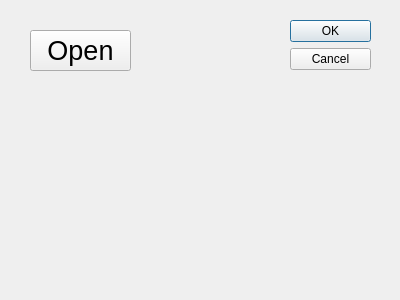
<?xml version="1.0" encoding="UTF-8"?>
<ui version="4.0">
 <class>Dialog</class>
 <widget class="QDialog" name="Dialog">
  <property name="geometry">
   <rect>
    <x>0</x>
    <y>0</y>
    <width>400</width>
    <height>300</height>
   </rect>
  </property>
  <property name="windowTitle">
   <string>Dialog</string>
  </property>
  <widget class="QDialogButtonBox" name="buttonBox">
   <property name="geometry">
    <rect>
     <x>290</x>
     <y>20</y>
     <width>81</width>
     <height>241</height>
    </rect>
   </property>
   <property name="orientation">
    <enum>Qt::Vertical</enum>
   </property>
   <property name="standardButtons">
    <set>QDialogButtonBox::Cancel|QDialogButtonBox::Ok</set>
   </property>
  </widget>
  <widget class="QPushButton" name="pushButton_Open">
   <property name="geometry">
    <rect>
     <x>30</x>
     <y>30</y>
     <width>101</width>
     <height>41</height>
    </rect>
   </property>
   <property name="font">
    <font>
     <family>Arial</family>
     <pointsize>20</pointsize>
    </font>
   </property>
   <property name="text">
    <string>Open</string>
   </property>
  </widget>
 </widget>
 <resources/>
 <connections>
  <connection>
   <sender>buttonBox</sender>
   <signal>accepted()</signal>
   <receiver>Dialog</receiver>
   <slot>accept()</slot>
   <hints>
    <hint type="sourcelabel">
     <x>248</x>
     <y>254</y>
    </hint>
    <hint type="destinationlabel">
     <x>157</x>
     <y>274</y>
    </hint>
   </hints>
  </connection>
  <connection>
   <sender>buttonBox</sender>
   <signal>rejected()</signal>
   <receiver>Dialog</receiver>
   <slot>reject()</slot>
   <hints>
    <hint type="sourcelabel">
     <x>316</x>
     <y>260</y>
    </hint>
    <hint type="destinationlabel">
     <x>286</x>
     <y>274</y>
    </hint>
   </hints>
  </connection>
 </connections>
</ui>
